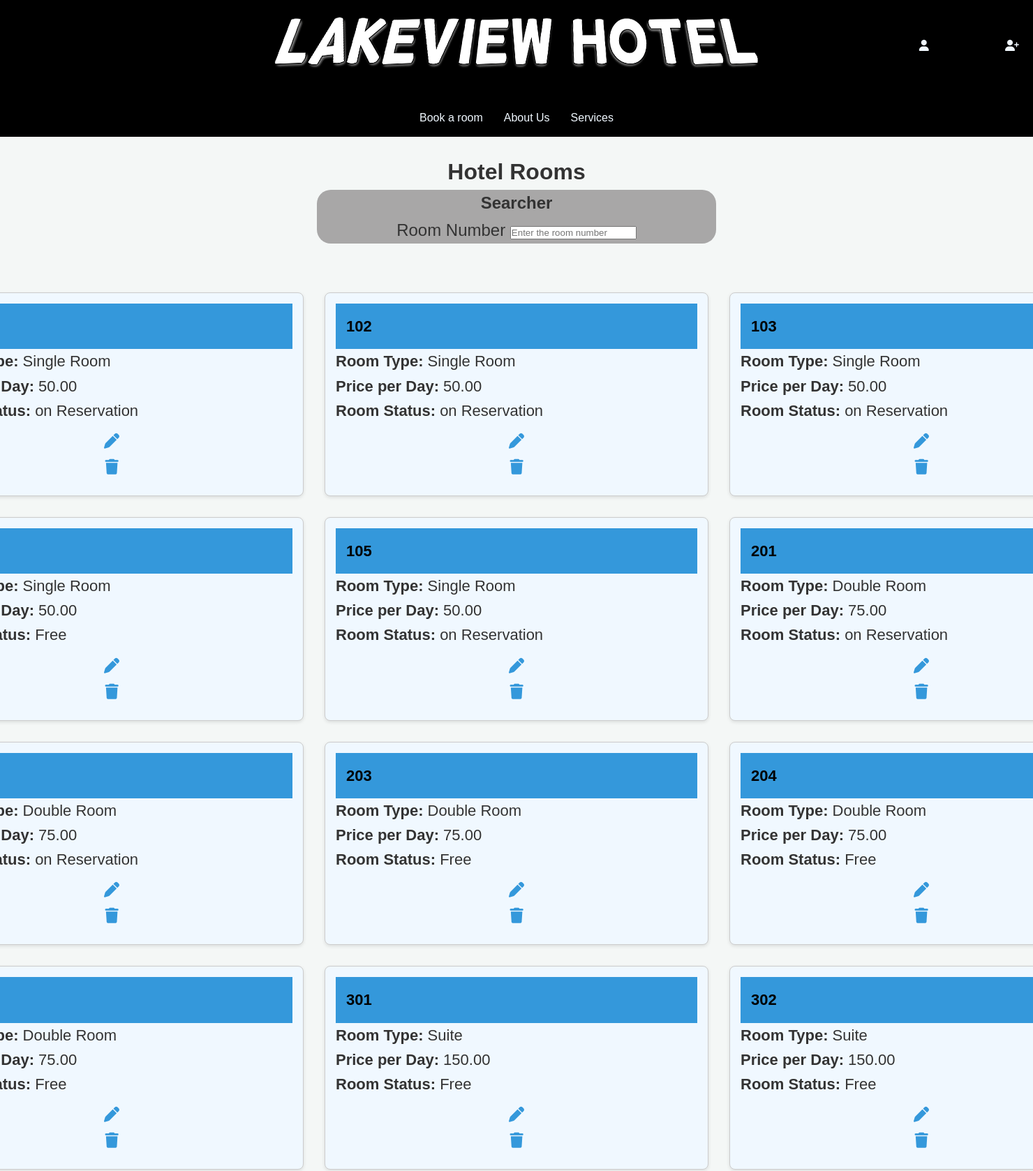
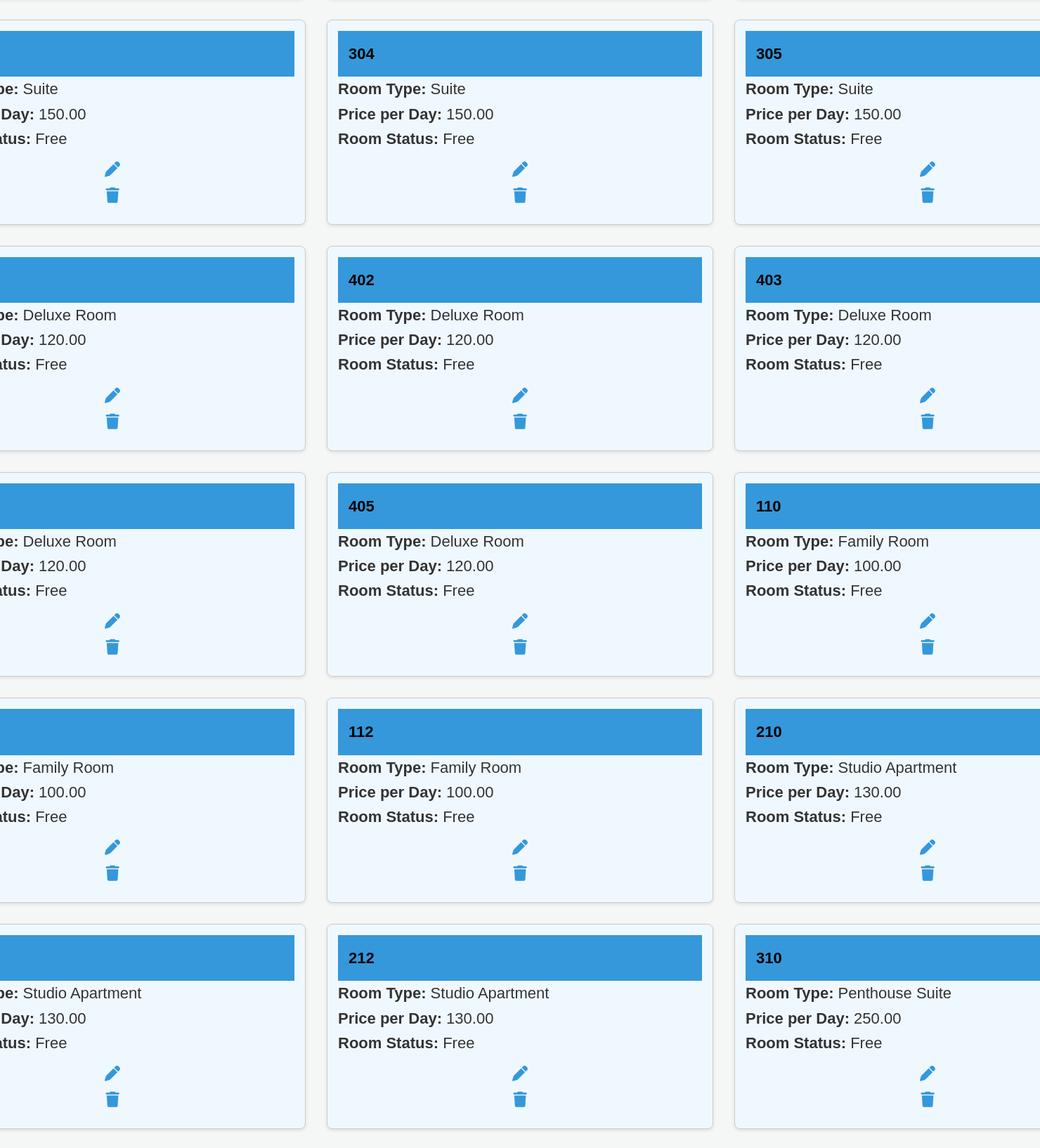
Page /files/forms/rooms/select_room_forms.php (upper part) on the committed database (2 pictures, top to bottom).
### tables this page shows
CREATE TABLE IF NOT EXISTS `071_rooms` (
  `room_id` int(11) NOT NULL AUTO_INCREMENT,
  `room_number` int(11) DEFAULT NULL,
  `room_type_id` int(11) DEFAULT NULL,
  `room_state` enum('dirty','clean','broken') NOT NULL DEFAULT 'clean',
  `room_status` enum('Free','on Reservation') NOT NULL DEFAULT 'Free',
  PRIMARY KEY (`room_id`),
  KEY `room_type_id` (`room_type_id`)
);

CREATE TABLE IF NOT EXISTS `071_room_type` (
  `room_type_id` int(11) NOT NULL AUTO_INCREMENT,
  `room_type_name` varchar(50) DEFAULT NULL,
  `room_type_price_per_day` decimal(10,2) DEFAULT NULL,
  `room_type_description` longtext DEFAULT NULL,
  `room_type_capacity` int(100) DEFAULT NULL,
  PRIMARY KEY (`room_type_id`)
);

### files/common-files/db_connection.php (called while the page is built, shortened)
<?php
$conn = mysqli_connect('localhost', 'root', '', '071_hotel_managment');
return $conn;
?>

### files/querys/rooms/select_rooms.php (called while the page is built, shortened)
<?php
include($_SERVER['DOCUMENT_ROOT'] . '/student071/dwes/files/common-files/db_connection.php');
$room_number = isset($_GET['room_number']) && !empty($_GET['room_number']) ? $_GET['room_number'] : null;
$sql = "SELECT
    r.room_number AS room_number,
    r.room_status AS room_status,
    rt.room_type_name AS room_type_name,
    rt.room_type_price_per_day AS room_price_per_day
FROM
    071_rooms r
JOIN
    071_room_type rt ON r.room_type_id = rt.room_type_id";
$result = mysqli_query($conn, $sql);
$rooms = array();
if ($result && mysqli_num_rows($result) > 0) {
    while ($row = mysqli_fetch_assoc($result)) {
        $rooms[] = $row;
    }
}
return $rooms;
?>

### files/forms/rooms/select_room_forms.php (the view, shortened to what this page needs)
<?php
$root = $_SERVER['DOCUMENT_ROOT'];
$rooms = include($root . '/student071/dwes/files/querys/rooms/select_rooms.php');
?>
<?php include($root . '/student071/dwes/files/common-files/header.php') ?>
<div id="middle-title">
    <h1>Hotel Rooms</h1>
    <section id="searcher">
        <h4>Searcher</h4>
        <label for="room_number">Room Number</label>
        <input type="number" name="room_number" placeholder="Enter the room number" id="RoomNumberSearcher" onkeyup="searchFullName(this.value)">
    </section>
</div>
<div id="info-display">
    <div id="room-list">
        <?php if (!empty($rooms)) { ?>
            <?php foreach ($rooms as $room) { ?>
                <div class="room-card">
                    <div class="name-display">
                        <h4><?php echo htmlspecialchars($room['room_number']); ?></h4>
                    </div>
                    <p><strong>Room Type:</strong> <?php echo htmlspecialchars($room['room_type_name']); ?></p>
                    <p><strong>Price per Day:</strong> <?php echo htmlspecialchars($room['room_price_per_day']); ?></p>
                    <p><strong>Room Status:</strong> <?php echo htmlspecialchars($room['room_status']); ?></p>
                    <a href="/student071/dwes/files/forms/rooms/update_room_forms.php?room-number=<?php echo $room['room_number']; ?>" class="edit-button">
                        <i class="fa-solid fa-pen"></i>
                    </a>
                    <a href="/student071/dwes/files/forms/rooms/delete_room_forms.php?room-number=<?php echo $room['room_number']; ?>" class="delete-button">
                        <i class="fa-solid fa-trash"></i>
                    </a>
                </div>
            <?php } ?>
        <?php } else { ?>
            <p>No rooms found in the database.</p>
        <?php } ?>
    </div>
</div>
<?php include($root . '/student071/dwes/files/common-files/footer.php'); ?>

### css/style.css (style rules this page uses)
* { margin: 0; padding: 0; box-sizing: border-box; }
body { display: flex; flex-direction: column; min-height: 100vh; }
#middle-title { display: flex; align-items: center; flex-direction: column; width: 100%; text-align: center; padding: 25px; font-family: Cambria, Cochin, Georgia, Times, "Times New Roman", serif; }
#middle-title #searcher { background-color: #a8a7a7; border-radius: 20px; width: 40%; font-size: x-large; }

### css/manuals.css (style rules this page uses)
* { margin: 0; padding: 0; box-sizing: border-box; font-family: 'Arial', sans-serif; }
body { background-color: #f4f7f6; color: #333; line-height: 1.6; }
section { margin-bottom: 30px; }
a { color: #3498db; text-decoration: none; transition: color 0.3s ease; }

### css/forms.css (style rules this page uses)
#info-display { display: flex; justify-content: center; align-items: center; }
#room-list, #customers-list, #reservations-list, #room-type-list { display: flex; grid-template-columns: auto auto auto; grid-template-rows: auto auto auto; flex-wrap: wrap; }
.fa-solid { cursor: pointer; display: flex; justify-content: center; font-family: 40px; margin: 15px; }
#customers-list, #room-list { display: grid; }
.name-display { background-color:#3498db; color: black; width: 100%; padding: 15px; }
.customer-card, .room-card, .reservation-card, .room-type-card { background-color: aliceblue; margin: 15px; padding: 15px; font-size: 22px; border: 1px solid #ccc; border-radius: 8px; width: 550px; box-shadow: 0 2px 5px rgba(0, 0, 0, 0.1); }

### rows in the picture
071_rooms: room_type.room_type_name "Single Room", room_type.room_type_price_per_day "50.00", room_status "on Reservation"
071_rooms: room_number "102", room_type.room_type_name "Single Room", room_type.room_type_price_per_day "50.00", room_status "on Reservation"
071_rooms: room_number "103", room_type.room_type_name "Single Room", room_type.room_type_price_per_day "50.00", room_status "on Reservation"
071_rooms: room_type.room_type_name "Single Room", room_type.room_type_price_per_day "50.00", room_status "Free"
071_rooms: room_number "105", room_type.room_type_name "Single Room", room_type.room_type_price_per_day "50.00", room_status "on Reservation"
071_rooms: room_number "201", room_type.room_type_name "Double Room", room_type.room_type_price_per_day "75.00", room_status "on Reservation"
071_rooms: room_type.room_type_name "Double Room", room_type.room_type_price_per_day "75.00", room_status "on Reservation"
071_rooms: room_number "203", room_type.room_type_name "Double Room", room_type.room_type_price_per_day "75.00", room_status "Free"
071_rooms: room_number "204", room_type.room_type_name "Double Room", room_type.room_type_price_per_day "75.00", room_status "Free"
071_rooms: room_type.room_type_name "Double Room", room_type.room_type_price_per_day "75.00", room_status "Free"
071_rooms: room_number "301", room_type.room_type_name "Suite", room_type.room_type_price_per_day "150.00", room_status "Free"
071_rooms: room_number "302", room_type.room_type_name "Suite", room_type.room_type_price_per_day "150.00", room_status "Free"
071_rooms: room_type.room_type_name "Suite", room_type.room_type_price_per_day "150.00", room_status "Free"
071_rooms: room_number "304", room_type.room_type_name "Suite", room_type.room_type_price_per_day "150.00", room_status "Free"
071_rooms: room_number "305", room_type.room_type_name "Suite", room_type.room_type_price_per_day "150.00", room_status "Free"
071_rooms: room_type.room_type_name "Deluxe Room", room_type.room_type_price_per_day "120.00", room_status "Free"
071_rooms: room_number "402", room_type.room_type_name "Deluxe Room", room_type.room_type_price_per_day "120.00", room_status "Free"
071_rooms: room_number "403", room_type.room_type_name "Deluxe Room", room_type.room_type_price_per_day "120.00", room_status "Free"
071_rooms: room_type.room_type_name "Deluxe Room", room_type.room_type_price_per_day "120.00", room_status "Free"
071_rooms: room_number "405", room_type.room_type_name "Deluxe Room", room_type.room_type_price_per_day "120.00", room_status "Free"
071_rooms: room_number "110", room_type.room_type_name "Family Room", room_type.room_type_price_per_day "100.00", room_status "Free"
071_rooms: room_type.room_type_name "Family Room", room_type.room_type_price_per_day "100.00", room_status "Free"
071_rooms: room_number "112", room_type.room_type_name "Family Room", room_type.room_type_price_per_day "100.00", room_status "Free"
071_rooms: room_number "210", room_type.room_type_name "Studio Apartment", room_type.room_type_price_per_day "130.00", room_status "Free"
071_rooms: room_type.room_type_name "Studio Apartment", room_type.room_type_price_per_day "130.00", room_status "Free"
071_rooms: room_number "212", room_type.room_type_name "Studio Apartment", room_type.room_type_price_per_day "130.00", room_status "Free"
071_rooms: room_number "310", room_type.room_type_name "Penthouse Suite", room_type.room_type_price_per_day "250.00", room_status "Free"
